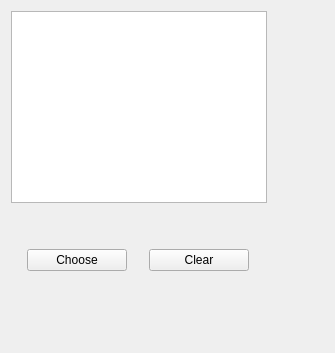
<?xml version="1.0" encoding="UTF-8"?>
<ui version="4.0">
 <class>InputFiles</class>
 <widget class="QWidget" name="InputFiles">
  <property name="geometry">
   <rect>
    <x>0</x>
    <y>0</y>
    <width>335</width>
    <height>353</height>
   </rect>
  </property>
  <property name="windowTitle">
   <string/>
  </property>
  <property name="styleSheet">
   <string>font: 12pt &quot;Roboto&quot;;</string>
  </property>
  <layout class="QHBoxLayout" name="horizontalLayout_2">
   <item>
    <layout class="QVBoxLayout" name="verticalLayout">
     <item>
      <widget class="QTableWidget" name="tableWidget_files">
       <property name="editTriggers">
        <set>QAbstractItemView::NoEditTriggers</set>
       </property>
      </widget>
     </item>
     <item>
      <spacer name="verticalSpacer">
       <property name="orientation">
        <enum>Qt::Vertical</enum>
       </property>
       <property name="sizeType">
        <enum>QSizePolicy::Fixed</enum>
       </property>
       <property name="sizeHint" stdset="0">
        <size>
         <width>20</width>
         <height>40</height>
        </size>
       </property>
      </spacer>
     </item>
     <item>
      <layout class="QHBoxLayout" name="horizontalLayout">
       <item>
        <widget class="QPushButton" name="pushButton_choose">
         <property name="maximumSize">
          <size>
           <width>100</width>
           <height>16777215</height>
          </size>
         </property>
         <property name="text">
          <string>Choose</string>
         </property>
        </widget>
       </item>
       <item>
        <widget class="QPushButton" name="pushButton_clear">
         <property name="maximumSize">
          <size>
           <width>100</width>
           <height>16777215</height>
          </size>
         </property>
         <property name="text">
          <string>Clear</string>
         </property>
        </widget>
       </item>
      </layout>
     </item>
     <item>
      <spacer name="verticalSpacer_2">
       <property name="orientation">
        <enum>Qt::Vertical</enum>
       </property>
       <property name="sizeHint" stdset="0">
        <size>
         <width>20</width>
         <height>40</height>
        </size>
       </property>
      </spacer>
     </item>
    </layout>
   </item>
   <item>
    <spacer name="horizontalSpacer">
     <property name="orientation">
      <enum>Qt::Horizontal</enum>
     </property>
     <property name="sizeHint" stdset="0">
      <size>
       <width>50</width>
       <height>20</height>
      </size>
     </property>
    </spacer>
   </item>
  </layout>
 </widget>
 <resources>
  <include location="../../../../../snooz-toolbox/src/main/python/ui/themes/themes.qrc"/>
 </resources>
 <connections>
  <connection>
   <sender>pushButton_clear</sender>
   <signal>clicked()</signal>
   <receiver>InputFiles</receiver>
   <slot>clear_slot()</slot>
   <hints>
    <hint type="sourcelabel">
     <x>489</x>
     <y>699</y>
    </hint>
    <hint type="destinationlabel">
     <x>167</x>
     <y>176</y>
    </hint>
   </hints>
  </connection>
  <connection>
   <sender>pushButton_choose</sender>
   <signal>clicked()</signal>
   <receiver>InputFiles</receiver>
   <slot>choose_slot()</slot>
   <hints>
    <hint type="sourcelabel">
     <x>221</x>
     <y>699</y>
    </hint>
    <hint type="destinationlabel">
     <x>356</x>
     <y>360</y>
    </hint>
   </hints>
  </connection>
 </connections>
 <slots>
  <slot>choose_slot()</slot>
  <slot>clear_slot()</slot>
 </slots>
</ui>
